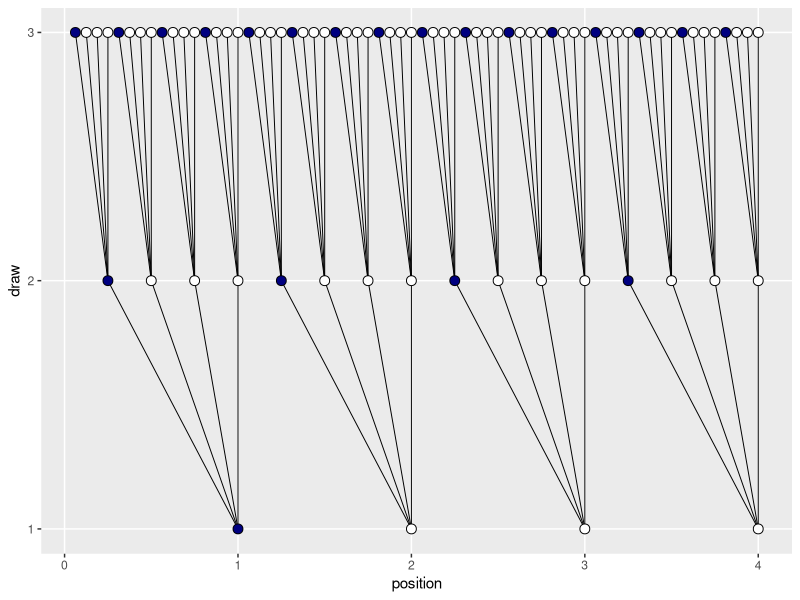

Write R code to recreate this figure.
## ---- chunk 1
library(knitr)
library(kableExtra)
library(tidyverse)
library(ggplot2)
## ---- chunk 2
d <-
         tibble(position = c((1:4^1) / 4^0,
                             (1:4^2) / 4^1,
                             (1:4^3) / 4^2),
                draw     = rep(1:3, times = c(4^1, 4^2, 4^3)),
                fill     = rep(c("b", "w"), times = c(1, 3)) %>%
                  rep(., times = c(4^0 + 4^1 + 4^2)))

lines_1 <-
                          tibble(x    = rep((1:4), each = 4),
                                 xend = ((1:4^2) / 4),
                                 y    = 1,
                                 yend = 2)

lines_2 <-
                                   tibble(x    = rep(((1:4^2) / 4), each = 4),
                                          xend = (1:4^3)/(4^2),
                                          y    = 2,
                                          yend = 3)

d %>%
                                            ggplot(aes(x = position, y = draw)) +
                                            geom_segment(data  = lines_1,
                                                         aes(x = x, xend = xend,
                                                             y = y, yend = yend),
                                                         size  = 1/3) +
                                            geom_segment(data  = lines_2,
                                                         aes(x = x, xend = xend,
                                                             y = y, yend = yend),
                                                         size  = 1/3) +
                                            geom_point(aes(fill = fill),
                                                       shape = 21, size = 3) +
                                            scale_y_continuous(breaks = 1:3) +
                                            scale_fill_manual(values  = c("navy", "white")) +
                                            theme(panel.grid.minor = element_blank(),
                                                  legend.position = "none")
